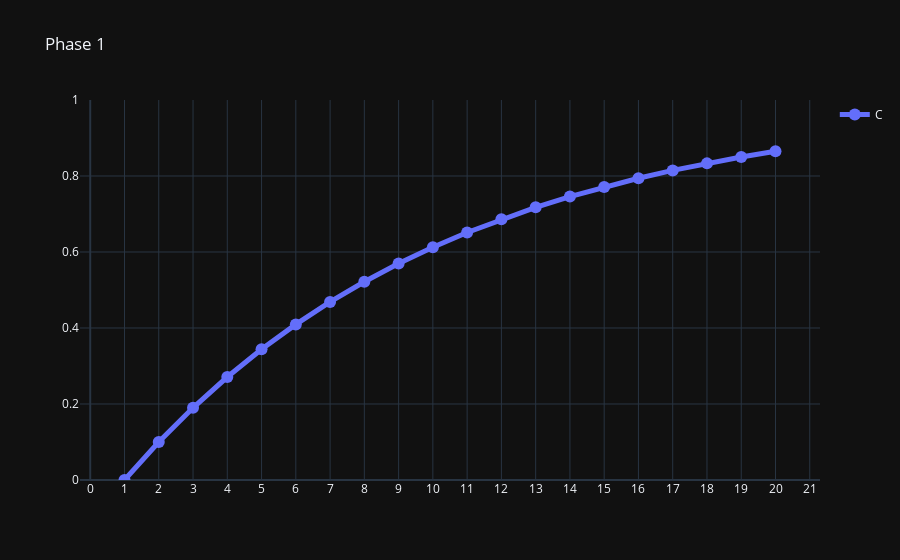
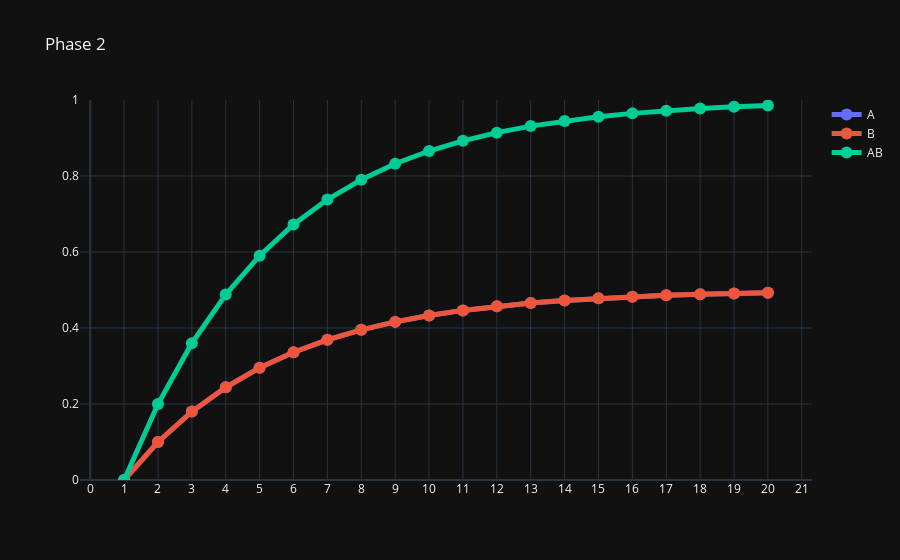
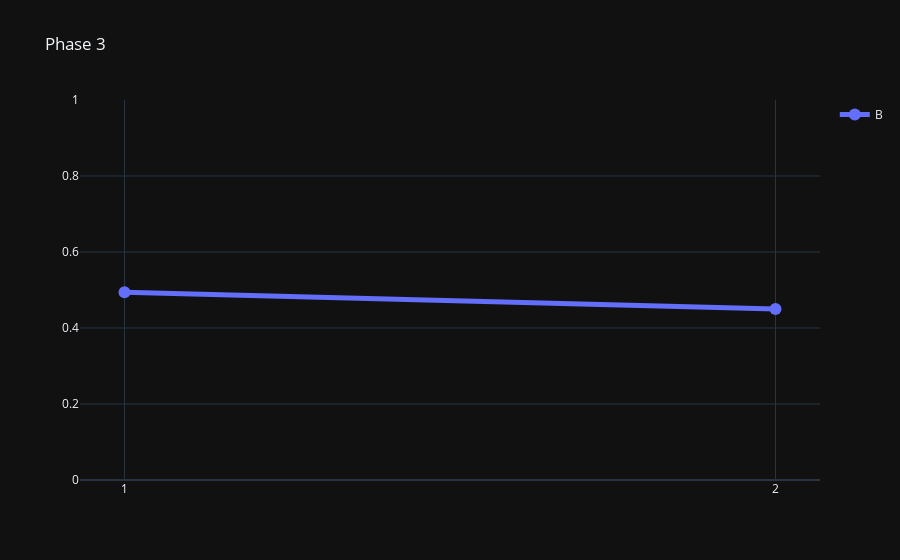

These figures' notebook cell, in order:
### Markdown cell above
# Group Control 1
<div class="alert alert-danger"><strong> Group Control 1

</strong></div>

### Code cell
run_RW(phaseNum = 1, phases_command= ['20C+','20AB+', '2B-'],alpha={'A':.2,'C':.2,'B':.2},beta={'+':.5,'-':.45},lamda={'+':1,'-':0})

### Figure 1 — Plotly figure (JSON) as saved in the notebook; plotly's stock layout.template omitted (floating-point values rounded to 4 significant figures)
{"data": [{"line": {"width": 5}, "marker": {"size": 12}, "mode": "lines+markers", "name": "C", "showlegend": true, "type": "scatter", "x": [1, 2, 3, 4, 5, 6, 7, 8, 9, 10, 11, 12, 13, 14, 15, 16, 17, 18, 19, 20], "y": [0, 0.1, 0.19, 0.271, 0.3439, 0.4095, 0.4686, 0.5217, 0.5695, 0.6126, 0.6513, 0.6862, 0.7176, 0.7458, 0.7712, 0.7941, 0.8147, 0.8332, 0.8499, 0.8649]}], "layout": {"title": {"text": "Phase 1"}, "xaxis": {"dtick": 1, "tick0": 0, "tickmode": "linear"}, "yaxis": {"exponentformat": "e", "range": [0, 1], "showexponent": "all"}}}

### Figure 2 — Plotly figure (JSON) as saved in the notebook; plotly's stock layout.template omitted (floating-point values rounded to 4 significant figures)
{"data": [{"line": {"width": 5}, "marker": {"size": 12}, "mode": "lines+markers", "name": "A", "showlegend": true, "type": "scatter", "x": [1, 2, 3, 4, 5, 6, 7, 8, 9, 10, 11, 12, 13, 14, 15, 16, 17, 18, 19, 20], "y": [0, 0.1, 0.18, 0.244, 0.2952, 0.3362, 0.3689, 0.3951, 0.4161, 0.4329, 0.4463, 0.4571, 0.4656, 0.4725, 0.478, 0.4824, 0.4859, 0.4887, 0.491, 0.4928]}, {"line": {"width": 5}, "marker": {"size": 12}, "mode": "lines+markers", "name": "B", "showlegend": true, "type": "scatter", "x": [1, 2, 3, 4, 5, 6, 7, 8, 9, 10, 11, 12, 13, 14, 15, 16, 17, 18, 19, 20], "y": [0, 0.1, 0.18, 0.244, 0.2952, 0.3362, 0.3689, 0.3951, 0.4161, 0.4329, 0.4463, 0.4571, 0.4656, 0.4725, 0.478, 0.4824, 0.4859, 0.4887, 0.491, 0.4928]}, {"line": {"width": 5}, "marker": {"size": 12}, "mode": "lines+markers", "name": "AB", "showlegend": true, "type": "scatter", "x": [1, 2, 3, 4, 5, 6, 7, 8, 9, 10, 11, 12, 13, 14, 15, 16, 17, 18, 19, 20], "y": [0, 0.2, 0.36, 0.488, 0.5904, 0.6723, 0.7379, 0.7903, 0.8322, 0.8658, 0.8926, 0.9141, 0.9313, 0.945, 0.956, 0.9648, 0.9719, 0.9775, 0.982, 0.9856]}], "layout": {"title": {"text": "Phase 2"}, "xaxis": {"dtick": 1, "tick0": 0, "tickmode": "linear"}, "yaxis": {"exponentformat": "e", "range": [0, 1], "showexponent": "all"}}}

### Figure 3 — Plotly figure (JSON) as saved in the notebook; plotly's stock layout.template omitted (floating-point values rounded to 4 significant figures)
{"data": [{"line": {"width": 5}, "marker": {"size": 12}, "mode": "lines+markers", "name": "B", "showlegend": true, "type": "scatter", "x": [1, 2], "y": [0.4942, 0.4498]}], "layout": {"title": {"text": "Phase 3"}, "xaxis": {"dtick": 1, "tick0": 0, "tickmode": "linear"}, "yaxis": {"exponentformat": "e", "range": [0, 1], "showexponent": "all"}}}
